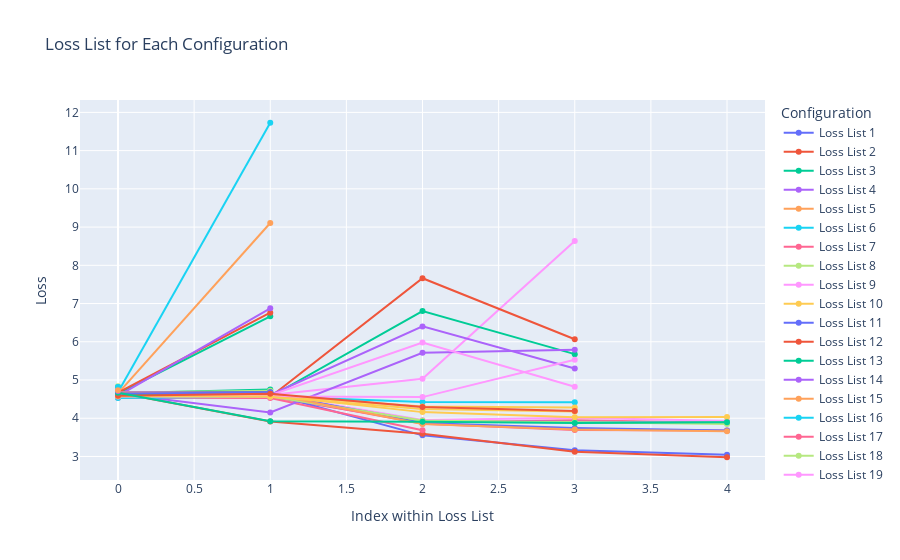

Write notebook code for a chart like this one.
### Code cell
# Create a figure

import plotly.graph_objects as go

fig = go.Figure()

for idx, entry in enumerate(data):

    fig.add_trace(go.Scatter(
        y=entry['loss_list'],
        mode='lines+markers',
        name=f'Loss List {idx + 1}'
    ))

fig.update_layout(
    title="Loss List for Each Configuration",
    xaxis_title="Index within Loss List",
    yaxis_title="Loss",
    legend_title="Configuration",
    template="plotly"
)

fig.show()

### Figure 1 — Plotly figure (JSON) as saved in the notebook; plotly's stock layout.template omitted (floating-point values rounded to 4 significant figures)
{"data": [{"mode": "lines+markers", "name": "Loss List 1", "type": "scatter", "y": [4.7]}, {"mode": "lines+markers", "name": "Loss List 2", "type": "scatter", "y": [4.621, 4.65]}, {"mode": "lines+markers", "name": "Loss List 3", "type": "scatter", "y": [4.704]}, {"mode": "lines+markers", "name": "Loss List 4", "type": "scatter", "y": [4.704]}, {"mode": "lines+markers", "name": "Loss List 5", "type": "scatter", "y": [4.748]}, {"mode": "lines+markers", "name": "Loss List 6", "type": "scatter", "y": [4.709]}, {"mode": "lines+markers", "name": "Loss List 7", "type": "scatter", "y": [4.569, 4.557, 3.894, 3.95, 3.882]}, {"mode": "lines+markers", "name": "Loss List 8", "type": "scatter", "y": [4.838]}, {"mode": "lines+markers", "name": "Loss List 9", "type": "scatter", "y": [4.613, 4.641]}, {"mode": "lines+markers", "name": "Loss List 10", "type": "scatter", "y": [4.782]}, {"mode": "lines+markers", "name": "Loss List 11", "type": "scatter", "y": [4.681]}, {"mode": "lines+markers", "name": "Loss List 12", "type": "scatter", "y": [4.63, 4.635]}, {"mode": "lines+markers", "name": "Loss List 13", "type": "scatter", "y": [4.655, 4.754]}, {"mode": "lines+markers", "name": "Loss List 14", "type": "scatter", "y": [4.702]}, {"mode": "lines+markers", "name": "Loss List 15", "type": "scatter", "y": [4.655, 4.641]}, {"mode": "lines+markers", "name": "Loss List 16", "type": "scatter", "y": [4.679, 11.73]}, {"mode": "lines+markers", "name": "Loss List 17", "type": "scatter", "y": [4.758]}, {"mode": "lines+markers", "name": "Loss List 18", "type": "scatter", "y": [4.672, 4.721]}, {"mode": "lines+markers", "name": "Loss List 19", "type": "scatter", "y": [4.581, 4.607, 5.03, 8.634]}, {"mode": "lines+markers", "name": "Loss List 20", "type": "scatter", "y": [4.683]}, {"mode": "lines+markers", "name": "Loss List 21", "type": "scatter", "y": [4.678]}, {"mode": "lines+markers", "name": "Loss List 22", "type": "scatter", "y": [4.602, 4.556, 7.662, 6.065]}, {"mode": "lines+markers", "name": "Loss List 23", "type": "scatter", "y": [4.641, 6.666]}, {"mode": "lines+markers", "name": "Loss List 24", "type": "scatter", "y": [4.652, 4.625]}, {"mode": "lines+markers", "name": "Loss List 25", "type": "scatter", "y": [4.672, 4.674]}, {"mode": "lines+markers", "name": "Loss List 26", "type": "scatter", "y": [4.706]}, {"mode": "lines+markers", "name": "Loss List 27", "type": "scatter", "y": [4.683]}, {"mode": "lines+markers", "name": "Loss List 28", "type": "scatter", "y": [4.749]}, {"mode": "lines+markers", "name": "Loss List 29", "type": "scatter", "y": [4.614, 4.63, 3.954, 4.01, 3.926]}, {"mode": "lines+markers", "name": "Loss List 30", "type": "scatter", "y": [4.737]}, {"mode": "lines+markers", "name": "Loss List 31", "type": "scatter", "y": [4.655, 4.634, 3.552, 3.164, 3.047]}, {"mode": "lines+markers", "name": "Loss List 32", "type": "scatter", "y": [4.669, 3.916, 3.592, 3.123, 2.98]}, {"mode": "lines+markers", "name": "Loss List 33", "type": "scatter", "y": [4.622, 4.56, 6.804, 5.677]}, {"mode": "lines+markers", "name": "Loss List 34", "type": "scatter", "y": [4.756]}, {"mode": "lines+markers", "name": "Loss List 35", "type": "scatter", "y": [4.727]}, {"mode": "lines+markers", "name": "Loss List 36", "type": "scatter", "y": [4.713]}, {"mode": "lines+markers", "name": "Loss List 37", "type": "scatter", "y": [4.694]}, {"mode": "lines+markers", "name": "Loss List 38", "type": "scatter", "y": [4.728]}, {"mode": "lines+markers", "name": "Loss List 39", "type": "scatter", "y": [4.742]}, {"mode": "lines+markers", "name": "Loss List 40", "type": "scatter", "y": [4.735]}, {"mode": "lines+markers", "name": "Loss List 41", "type": "scatter", "y": [4.618, 4.616, 3.917, 3.909, 3.895]}, {"mode": "lines+markers", "name": "Loss List 42", "type": "scatter", "y": [4.721]}, {"mode": "lines+markers", "name": "Loss List 43", "type": "scatter", "y": [4.675]}, {"mode": "lines+markers", "name": "Loss List 44", "type": "scatter", "y": [4.658, 4.608, 6.402, 5.302]}, {"mode": "lines+markers", "name": "Loss List 45", "type": "scatter", "y": [4.668, 4.674]}, {"mode": "lines+markers", "name": "Loss List 46", "type": "scatter", "y": [4.72]}, {"mode": "lines+markers", "name": "Loss List 47", "type": "scatter", "y": [4.637, 4.597, 3.856, 3.691, 3.677]}, {"mode": "lines+markers", "name": "Loss List 48", "type": "scatter", "y": [4.622, 4.612, 3.917, 3.896, 3.846]}, {"mode": "lines+markers", "name": "Loss List 49", "type": "scatter", "y": [4.656, 4.659]}, {"mode": "lines+markers", "name": "Loss List 50", "type": "scatter", "y": [4.733]}, {"mode": "lines+markers", "name": "Loss List 51", "type": "scatter", "y": [4.68]}, {"mode": "lines+markers", "name": "Loss List 52", "type": "scatter", "y": [4.658, 4.675]}, {"mode": "lines+markers", "name": "Loss List 53", "type": "scatter", "y": [4.712]}, {"mode": "lines+markers", "name": "Loss List 54", "type": "scatter", "y": [4.676]}, {"mode": "lines+markers", "name": "Loss List 55", "type": "scatter", "y": [4.65, 9.107]}, {"mode": "lines+markers", "name": "Loss List 56", "type": "scatter", "y": [4.817]}, {"mode": "lines+markers", "name": "Loss List 57", "type": "scatter", "y": [4.535, 4.531, 3.688]}, {"mode": "lines+markers", "name": "Loss List 58", "type": "scatter", "y": [4.759]}, {"mode": "lines+markers", "name": "Loss List 59", "type": "scatter", "y": [4.671, 4.643]}, {"mode": "lines+markers", "name": "Loss List 60", "type": "scatter", "y": [4.756]}, {"mode": "lines+markers", "name": "Loss List 61", "type": "scatter", "y": [4.702]}, {"mode": "lines+markers", "name": "Loss List 62", "type": "scatter", "y": [4.676]}, {"mode": "lines+markers", "name": "Loss List 63", "type": "scatter", "y": [4.652, 4.671]}, {"mode": "lines+markers", "name": "Loss List 64", "type": "scatter", "y": [4.641, 4.15, 5.71, 5.791]}, {"mode": "lines+markers", "name": "Loss List 65", "type": "scatter", "y": [4.683]}, {"mode": "lines+markers", "name": "Loss List 66", "type": "scatter", "y": [4.527, 4.569, 4.422, 4.416]}, {"mode": "lines+markers", "name": "Loss List 67", "type": "scatter", "y": [4.71]}, {"mode": "lines+markers", "name": "Loss List 68", "type": "scatter", "y": [4.69]}, {"mode": "lines+markers", "name": "Loss List 69", "type": "scatter", "y": [4.617, 4.604, 5.982, 4.826]}, {"mode": "lines+markers", "name": "Loss List 70", "type": "scatter", "y": [4.642, 4.597, 4.304, 4.282]}, {"mode": "lines+markers", "name": "Loss List 71", "type": "scatter", "y": [4.675, 4.645, 3.874, 3.742, 3.68]}, {"mode": "lines+markers", "name": "Loss List 72", "type": "scatter", "y": [4.672, 6.76]}, {"mode": "lines+markers", "name": "Loss List 73", "type": "scatter", "y": [4.679]}, {"mode": "lines+markers", "name": "Loss List 74", "type": "scatter", "y": [4.67, 4.635]}, {"mode": "lines+markers", "name": "Loss List 75", "type": "scatter", "y": [4.754]}, {"mode": "lines+markers", "name": "Loss List 76", "type": "scatter", "y": [4.705]}, {"mode": "lines+markers", "name": "Loss List 77", "type": "scatter", "y": [4.712]}, {"mode": "lines+markers", "name": "Loss List 78", "type": "scatter", "y": [4.64, 4.57, 3.943, 3.888, 3.886]}, {"mode": "lines+markers", "name": "Loss List 79", "type": "scatter", "y": [4.739]}, {"mode": "lines+markers", "name": "Loss List 80", "type": "scatter", "y": [4.612, 4.597, 4.16, 4.028, 4.029]}, {"mode": "lines+markers", "name": "Loss List 81", "type": "scatter", "y": [4.67, 4.683]}, {"mode": "lines+markers", "name": "Loss List 82", "type": "scatter", "y": [4.682]}, {"mode": "lines+markers", "name": "Loss List 83", "type": "scatter", "y": [4.616, 4.649]}, {"mode": "lines+markers", "name": "Loss List 84", "type": "scatter", "y": [4.585, 6.876]}, {"mode": "lines+markers", "name": "Loss List 85", "type": "scatter", "y": [4.675, 4.635, 3.852, 3.707, 3.659]}, {"mode": "lines+markers", "name": "Loss List 86", "type": "scatter", "y": [4.811]}, {"mode": "lines+markers", "name": "Loss List 87", "type": "scatter", "y": [4.694]}, {"mode": "lines+markers", "name": "Loss List 88", "type": "scatter", "y": [4.691]}, {"mode": "lines+markers", "name": "Loss List 89", "type": "scatter", "y": [4.568, 4.57, 4.552, 5.531]}, {"mode": "lines+markers", "name": "Loss List 90", "type": "scatter", "y": [4.574, 4.564, 4.242, 4.179]}, {"mode": "lines+markers", "name": "Loss List 91", "type": "scatter", "y": [4.647, 4.675]}, {"mode": "lines+markers", "name": "Loss List 92", "type": "scatter", "y": [4.588, 4.637, 4.297, 4.19]}, {"mode": "lines+markers", "name": "Loss List 93", "type": "scatter", "y": [4.667, 3.923, 3.905, 3.875, 3.896]}, {"mode": "lines+markers", "name": "Loss List 94", "type": "scatter", "y": [4.711]}, {"mode": "lines+markers", "name": "Loss List 95", "type": "scatter", "y": [4.731]}], "layout": {"legend": {"title": {"text": "Configuration"}}, "title": {"text": "Loss List for Each Configuration"}, "xaxis": {"title": {"text": "Index within Loss List"}}, "yaxis": {"title": {"text": "Loss"}}}}
